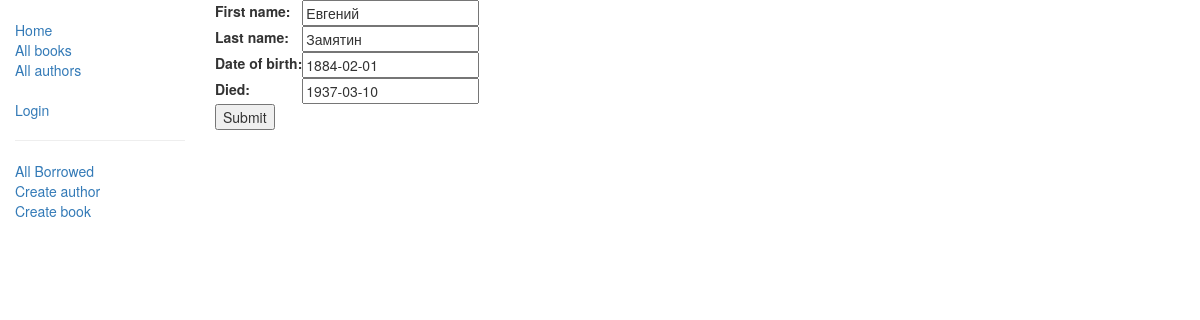
Page /catalog/author/2/update/ on the earlier database version.
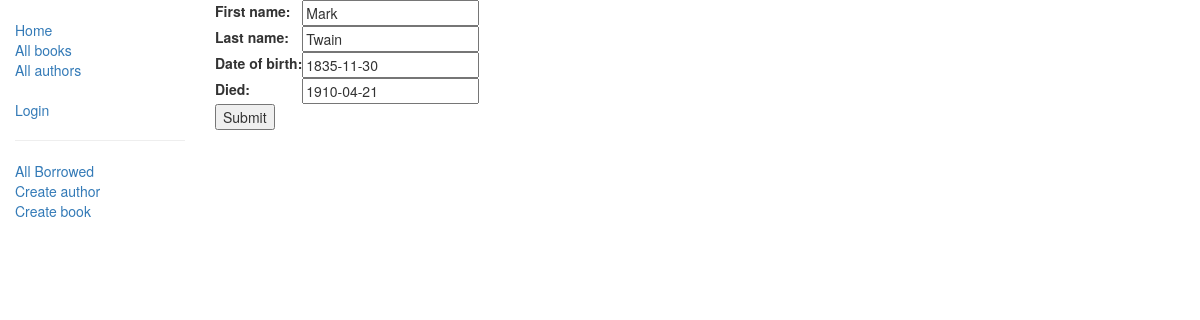
Same page on the later database version.
### catalog/models.py (models this page shows, shortened)
class Author(models.Model):
    first_name = models.CharField(max_length=100)
    last_name = models.CharField(max_length=100)
    date_of_birth = models.DateField(null=True, blank=True)
    date_of_death = models.DateField('Died', null=True, blank=True)
    class Meta:
        ordering = ['last_name']

### catalog/views.py (the view)
# urls.py: path('author/<int:pk>/update/', views.AuthorUpdate.as_view(), name='author_update'),
class AuthorUpdate(UpdateView):
    model = Author
    fields = ['first_name','last_name','date_of_birth','date_of_death']

### catalog/templates/catalog/author_form.html (shortened to what this page needs)
{% extends "base_generic.html" %}
{% block content %}
  <form action="" method="post">
      <table>
      {{ form.as_table }}
      </table>
      <input type="submit" value="Submit" />
  </form>
{% endblock %}

Differences in the rows shown:
changed Author: first_name "Евгений" → "Mark"; last_name "Замятин" → "Twain"; date_of_birth "1884-02-01" → "1835-11-30"; date_of_death "1937-03-10" → "1910-04-21"
